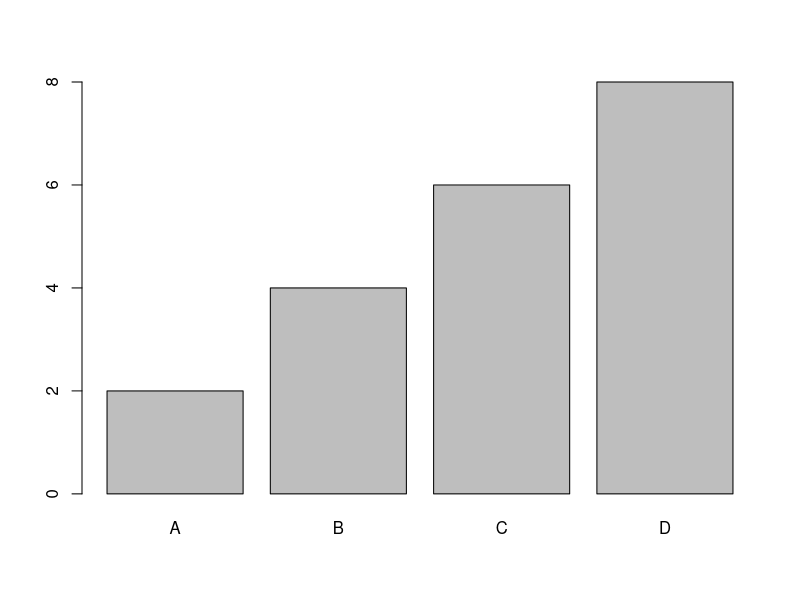
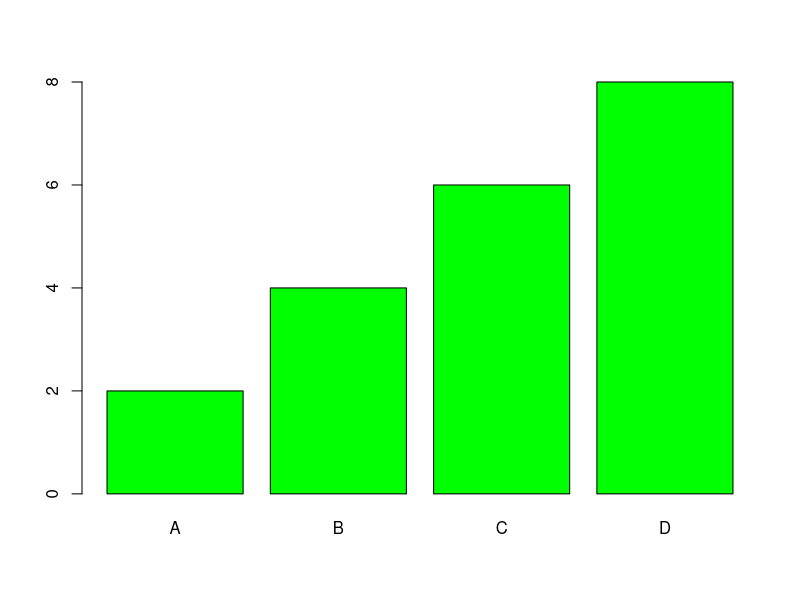
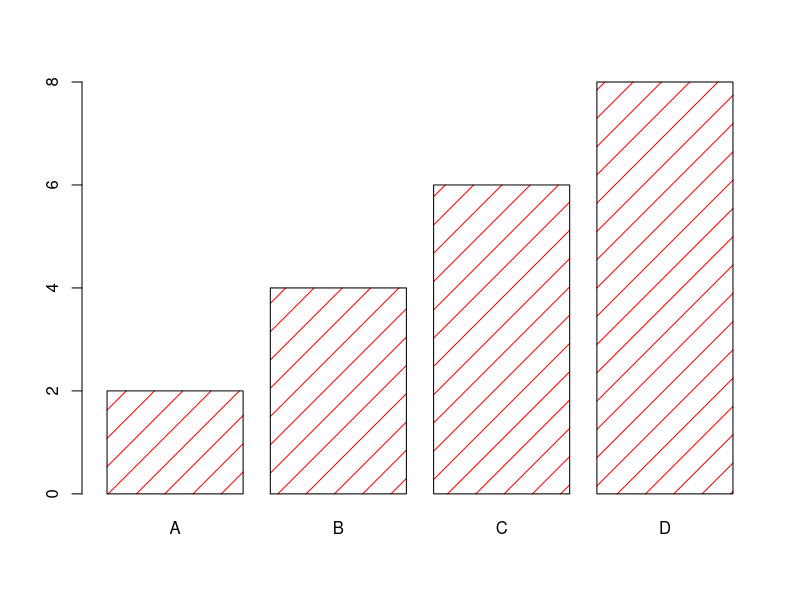
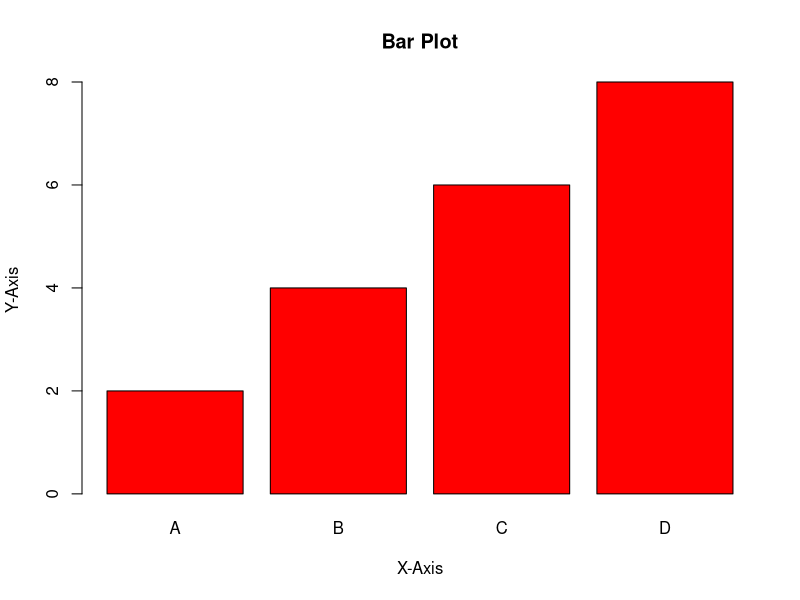
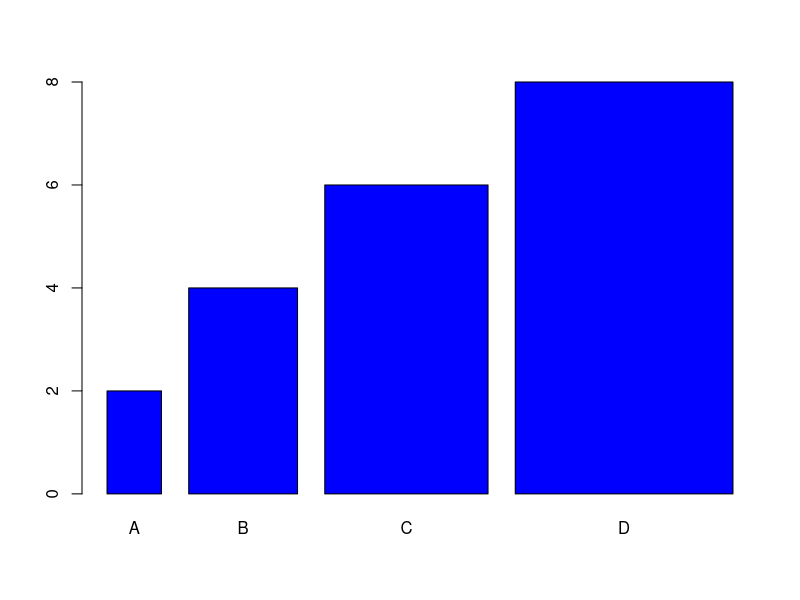
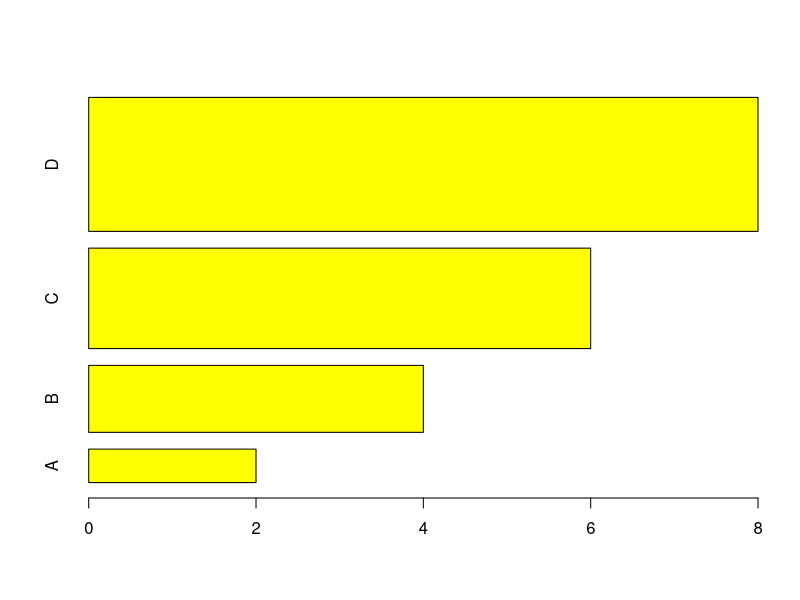

These figures' R source, in order:
#Creating a barcharts.
x<-c("A","B","C","D")
y<-c(2,4,6,8)
barplot(y,names.arg=x)

#Using Color Parameter
barplot(y,names.arg=x,col="green")

#Using Bar Texture
barplot(y,names.arg=x,col="red",density=5)

#Using Title
barplot(y,names.arg=x,col="red",main="Bar Plot",xlab = "X-Axis",ylab = "Y-Axis")

#Creating a barcharts and change the width according Vector.
x<-c("A","B","C","D")
y<-c(2,4,6,8)
barplot(y,names.arg=x,col="blue",width=c(1,2,3,4))

#Change the Bar chart style from vertical to horizontal
barplot(y,names.arg=x,col="Yellow",width=c(1,2,3,4),horiz=TRUE)

